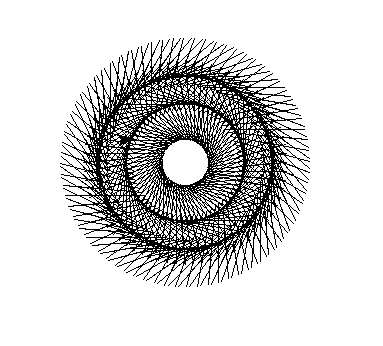

Generate this figure with Python:
"""
   草帽.py
"""
import turtle           # 导入海龟模块

turtle.delay(20)        # 设定绘画延时为20毫秒
turtle.speed(1)         # 设定移动速度为最慢
for _ in range(72):     # 重复72次
    for _ in range(5):  # 重复5次
        turtle.fd(50)   # 海龟前进50个单位
        turtle.rt(50)   # 海龟右转50度
        turtle.bk(80)   # 海龟倒退80个单位
    turtle.lt(95)       # 海龟左转95度
    
turtle.done()           # 海龟做完了 
